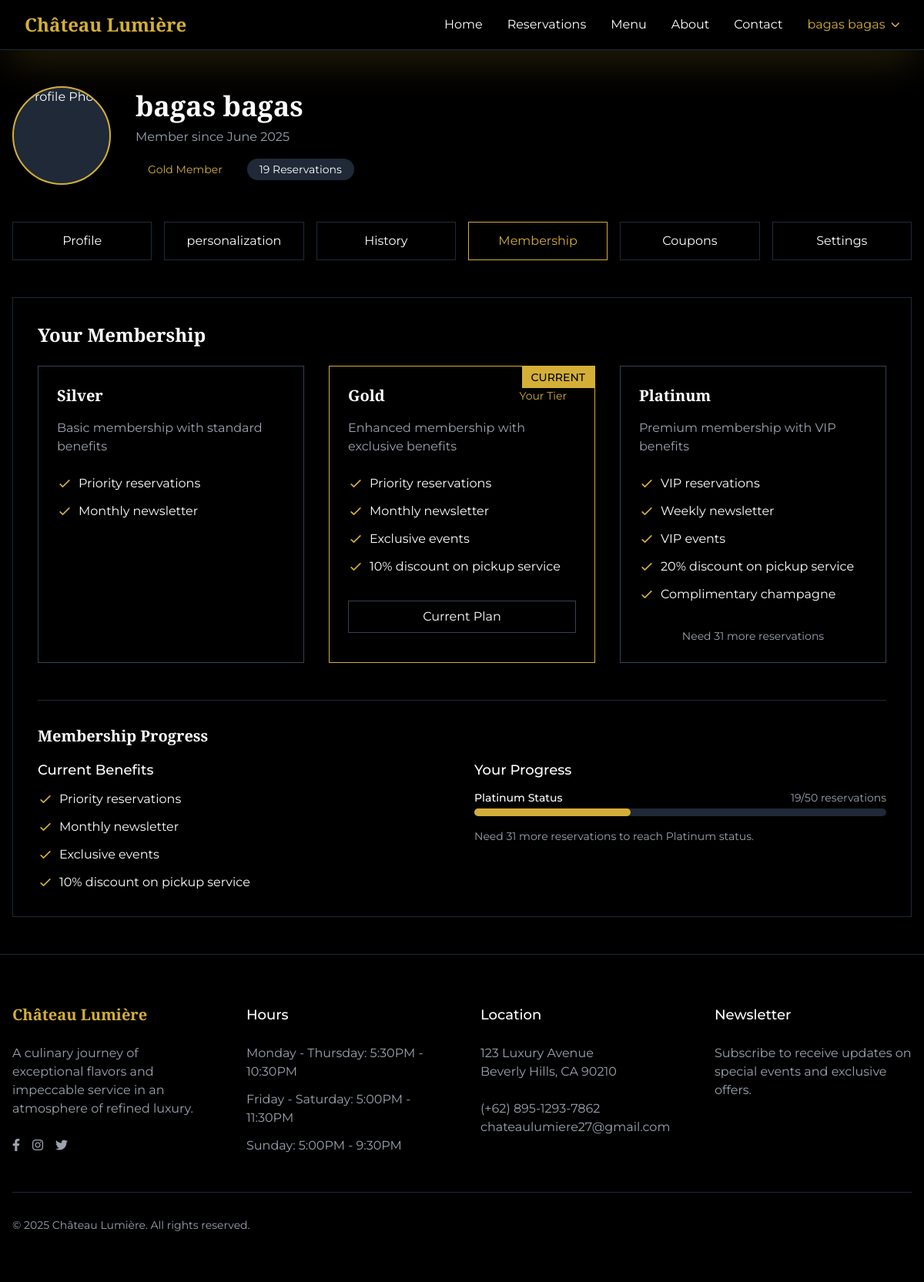
The page /pages/profile/membership.php (signed in) on the database its author committed.
### tables this page shows
CREATE TABLE `users` (
  `id` int(11) NOT NULL,
  `first_name` varchar(50) DEFAULT NULL,
  `last_name` varchar(50) NOT NULL,
  `email` varchar(100) NOT NULL,
  `password` varchar(255) NOT NULL,
  `gender` enum('male','female') NOT NULL,
  `phone` varchar(20) DEFAULT NULL,
  `address` text NOT NULL,
  `date_of_birth` date NOT NULL,
  `membership_level` varchar(50) DEFAULT NULL,
  `created_at` timestamp NOT NULL DEFAULT current_timestamp(),
  `updated_at` timestamp NOT NULL DEFAULT current_timestamp() ON UPDATE current_timestamp(),
  `favorite_cuisines` text DEFAULT NULL,
  `preferred_seating` varchar(50) DEFAULT NULL,
  `dietary_restrictions` text DEFAULT NULL,
  `profile_photo` varchar(255) DEFAULT NULL,
  `role` enum('user','admin') NOT NULL
);

### pages/profile/membership.php (the view, shortened to what this page needs)
<?php
include '../../includes/config.php';
$user_id = $_SESSION['user_id'];
$query = "SELECT u.*, COUNT(r.id) as total_reservations,
          CASE
            WHEN COUNT(r.id) >= 50 THEN 'platinum'
            WHEN COUNT(r.id) >= 10 THEN 'gold'
            ELSE 'silver'
          END as calculated_level
          FROM users u
          LEFT JOIN reservations r ON u.id = r.user_id
          WHERE u.id = ?
          GROUP BY u.id";
$stmt = mysqli_prepare($conn, $query);
mysqli_stmt_bind_param($stmt, "i", $user_id);
mysqli_stmt_execute($stmt);
$user = mysqli_fetch_assoc(mysqli_stmt_get_result($stmt));
$current_reservations = $user['total_reservations'];
$next_level_target = ($user['membership_level'] === 'silver') ? 10 :
                    (($user['membership_level'] === 'gold') ? 50 : 50);
$progress_percentage = min(($current_reservations / $next_level_target) * 100, 100);
include '../../includes/header.php';
?>
<main class="min-h-screen bg-black text-white">
    <div class="max-w-7xl mx-auto py-12 px-4">
        <?php include 'komponen/profile.php'; ?>
        <?php include 'komponen/navigasi.php'; ?>
        <div class="border border-gray-800 p-8">
            <h2 class="text-2xl font-serif font-bold mb-6">Your Membership</h2>
            <div class="grid md:grid-cols-3 gap-8 mb-12">
                <?php
                $membership_data = [
                    'silver' => [
                        'title' => 'Silver',
                        'description' => 'Basic membership with standard benefits',
                        'benefits' => ['Priority reservations', 'Monthly newsletter'],
                        'required_reservations' => 0
                    ],
                    'gold' => [
                        'title' => 'Gold',
                        'description' => 'Enhanced membership with exclusive benefits',
                        'benefits' => [
                            'Priority reservations',
                            'Monthly newsletter',
                            'Exclusive events',
                            '10% discount on pickup service'
                        ],
                        'required_reservations' => 10
                    ],
                    'platinum' => [
                        'title' => 'Platinum',
                        'description' => 'Premium membership with VIP benefits',
                        'benefits' => [
                            'VIP reservations',
                            'Weekly newsletter',
                            'VIP events',
                            '20% discount on pickup service',
                            'Complimentary champagne'
                        ],
                        'required_reservations' => 50
                    ]
                ];
                foreach ($membership_data as $level => $data):
                    $is_current = $user['membership_level'] === $level;
                    $is_available = $current_reservations >= $data['required_reservations'];
                ?>
                <div class="border <?php echo $is_current ? 'border-gold' : 'border-gray-700'; ?> p-6 relative">
                    <?php if ($is_current): ?>
                    <div class="absolute top-0 right-0 bg-gold text-black px-3 py-1 text-sm font-medium">CURRENT</div>
                    <?php endif; ?>
                    <div class="flex justify-between items-start mb-4">
                        <h3 class="text-xl font-serif font-bold"><?php echo $data['title']; ?></h3>
                        <?php if ($is_current): ?>
                        <span class="px-3 py-1 bg-gold/10 text-gold text-sm rounded-full">Your Tier</span>
                        <?php endif; ?>
                    </div>
                    <p class="text-gray-400 mb-6"><?php echo $data['description']; ?></p>
                    <ul class="space-y-3 mb-8">
                        <?php foreach ($data['benefits'] as $benefit): ?>
                        <li class="flex items-center">
                            <svg class="h-5 w-5 text-gold mr-2" fill="none" viewBox="0 0 24 24" stroke="currentColor">
                                <path stroke-linecap="round" stroke-linejoin="round" stroke-width="2" d="M5 13l4 4L19 7" />
                            </svg>
                            <?php echo $benefit; ?>
                        </li>
                        <?php endforeach; ?>
                    </ul>
                    <?php if ($is_current): ?>
                        <button class="w-full py-2 bg-transparent border border-gray-700 text-white">Current Plan</button>
                    <?php elseif (!$is_available): ?>
                        <div class="text-sm text-gray-400 text-center">
                            Need <?php echo $data['required_reservations'] - $current_reservations; ?> more reservations
                        </div>
                    <?php endif; ?>
                </div>
                <?php endforeach; ?>
            </div>
            <div class="border-t border-gray-800 pt-8">
                <h3 class="text-xl font-serif font-bold mb-4">Membership Progress</h3>
                <div class="grid md:grid-cols-2 gap-8">
                    <div>
                        <h4 class="text-lg font-medium mb-3">Current Benefits</h4>
                        <ul class="space-y-3">
                            <?php
                            $current_benefits = $membership_data[$user['membership_level']]['benefits'];
                            foreach ($current_benefits as $benefit):
                            ?>
                            <li class="flex items-start">
                                <svg class="h-5 w-5 text-gold mr-2 mt-0.5 flex-shrink-0" fill="none" viewBox="0 0 24 24" stroke="currentColor">
                                    <path stroke-linecap="round" stroke-linejoin="round" stroke-width="2" d="M5 13l4 4L19 7" />
                                </svg>
                                <span><?php echo $benefit; ?></span>
                            </li>
                            <?php endforeach; ?>
                        </ul>
                    </div>
                    <div>
                        <h4 class="text-lg font-medium mb-3">Your Progress</h4>
                        <div class="mb-4">
                            <div class="flex justify-between mb-1">
                                <span class="text-sm font-medium">
                                    <?php
                                    $next_level = $user['membership_level'] === 'silver' ? 'Gold' :
                                                ($user['membership_level'] === 'gold' ? 'Platinum' : 'Platinum');
                                    echo $next_level . " Status";
                                    ?>
                                </span>
                                <span class="text-sm text-gray-400">
                                    <?php echo $current_reservations . "/" . $next_level_target; ?> reservations
                                </span>
                            </div>
                            <div class="w-full bg-gray-800 rounded-full h-2.5">
                                <div class="bg-gold h-2.5 rounded-full" style="width: <?php echo $progress_percentage; ?>%"></div>
                            </div>
                        </div>
                        <p class="text-gray-400 text-sm">
                            <?php if ($user['membership_level'] !== 'platinum'): ?>
                                Need <?php echo $next_level_target - $current_reservations; ?> more reservations to reach <?php echo $next_level; ?> status.
                            <?php else: ?>
                                You've reached our highest membership tier!
                            <?php endif; ?>
                        </p>
                    </div>
                </div>
            </div>
        </div>
    </div>
</main>
<?php include '../../includes/footer.php'; ?>

### pages/profile/komponen/profile.php (shortened to what this page needs)
<?php
$user_id = $_SESSION['user_id'];
$query = "SELECT * FROM users WHERE id = ?";
$stmt = mysqli_prepare($conn, $query);
mysqli_stmt_bind_param($stmt, "i", $user_id);
mysqli_stmt_execute($stmt);
$result = mysqli_stmt_get_result($stmt);
$user = mysqli_fetch_assoc($result);
$count_query = "SELECT COUNT(*) as total FROM reservations WHERE user_id = ?";
$count_stmt = mysqli_prepare($conn, $count_query);
mysqli_stmt_bind_param($count_stmt, "i", $user_id);
mysqli_stmt_execute($count_stmt);
$total_reservations = mysqli_fetch_assoc(mysqli_stmt_get_result($count_stmt))['total'];
$membership_badge = '<span class="px-4 py-1 bg-gold/10 text-gold rounded-full text-sm">' .
    ucfirst(htmlspecialchars($user['membership_level'] ?? '')) . ' Member</span>';
?>
        <div class="flex flex-col md:flex-row items-start md:items-center gap-8 mb-12">
            <div class="relative group">
                <div class="w-32 h-32 rounded-full bg-gray-800 flex items-center justify-center overflow-hidden border-2 border-gold cursor-pointer transition-all duration-300 hover:opacity-75"
                     onclick="document.getElementById('profilePhotoInput').click()">
                    <?php if (!empty($user['profile_photo'])): ?>
                        <img src="<?php echo htmlspecialchars($user['profile_photo'] ?? ''); ?>"
                             alt="Profile Photo"
                             class="w-full h-full object-cover"
                             onerror="this.onerror=null; this.src='../../assets/images/default-profile.png';">
                    <?php else: ?>
                        <span class="text-4xl"><?php echo strtoupper(substr($user['first_name'] ?? '', 0, 1)); ?></span>
                    <?php endif; ?>
                </div>
            </div>
            <div>
                <h1 class="text-4xl font-serif font-bold mb-2">
                    <?php echo htmlspecialchars(($user['first_name'] ?? '') . ' ' . ($user['last_name'] ?? '')); ?>
                </h1>
                <p class="text-gray-400 mb-4">Member since <?php echo !empty($user['created_at']) ? date('F Y', strtotime($user['created_at'])) : 'N/A'; ?></p>
                <div class="flex flex-wrap gap-4">
                    <?php echo $membership_badge; ?>
                    <span class="px-4 py-1 bg-gray-800 rounded-full text-sm">
                        <?php echo $total_reservations; ?> Reservations
                    </span>
                </div>
            </div>
        </div>

### assets/css/main.css (style rules this page uses)
body { -webkit-font-smoothing: antialiased; -moz-osx-font-smoothing: grayscale; }

### includes/header.php (style rules this page uses)
.font-serif { font-family: 'Playfair Display', serif; }
.font-sans { font-family: 'Montserrat', sans-serif; }
.text-gold { color: #D4AF37; }
.bg-gold { background-color: #D4AF37; }
.border-gold { border-color: #D4AF37; }

### rows shown on the page
users: first_name+last_name "bagas bagas", created_at "June 2025", membership_level "Gold", membership_level "Priority reservations", membership_level "Monthly newsletter", membership_level "Exclusive events", membership_level "10% discount on pickup service", membership_level "Platinum", membership_level "50"

### other values the page prints
$_SESSION['user_name'] "bagas bagas"
$total_reservations "19"
$data['title'] "Silver"
$data['description'] "Basic membership with standard benefits"
$benefit "Priority reservations"
$benefit "Monthly newsletter"
$data['title'] "Gold"
$data['description'] "Enhanced membership with exclusive benefits"
$benefit "Exclusive events"
$benefit "10% discount on pickup service"
$data['title'] "Platinum"
$data['description'] "Premium membership with VIP benefits"
$benefit "VIP reservations"
$benefit "Weekly newsletter"
$benefit "VIP events"
